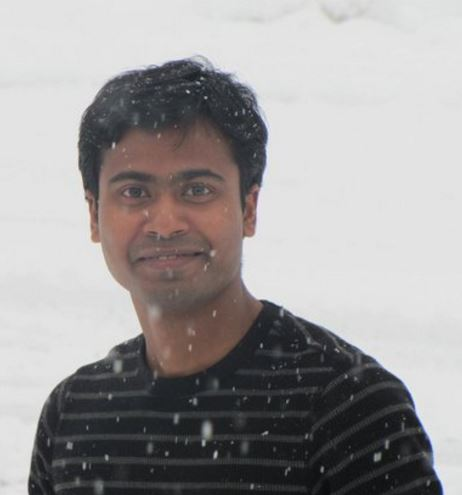
#> input picture haarfiles/Faces/image.JPG, 462 x 495 px, found by its file name
$ python haarcascade.py
#> lines starting #> are read from the running program, lines starting #| are printed output that depends on the picture; after the words box and inside, x2 and y2 are one past the last pixel; in counts of white or black regions, pixels touching at a corner belong together
# -*- coding: utf-8 -*-
"""
Created on Mon Sep 18 00:13:18 2017

@author: Charls

This is an eg of face and eyes detection using OpenCV haarCascade classifer api.
Here a Pre-built haar cascade xml is being used for face and eyes detection.
If you want to detect any custom object, you need to build your own classifer model and it generates an xml
and you can use that xml in the similar manner to detect in an image.

All it does is create a classifer model for face and eyes detection by loading the xml.
pass an face image to the model and it returns with detected x,y axis and creates a borders.

"""

import cv2
import numpy as np

face_cascade = cv2.CascadeClassifier('haarfiles/xml/haarcascade_frontalface_default.xml')

eye_cascade =  cv2.CascadeClassifier('haarfiles/xml/haarcascade_eye.xml')

img = cv2.imread('haarfiles/Faces/image.jpg', cv2.COLOR_BGR2GRAY)
#> img is the input picture: shape (495, 462, 3); mean B, G, R 155.2, 155, 157.9
faces = face_cascade.detectMultiScale(img, 1.3, 5)
#> faces = [[82, 123, 174, 174]]

for (x,y,w,h) in faces:
    cv2.rectangle(img,(x,y),(x+w,y+h),(255,0,0),2)
    eyes = eye_cascade.detectMultiScale(img, 1.3, 5)
    for (x,y,w,h) in eyes:
        cv2.rectangle(img,(x,y),(x+w,y+h),(255,0,0),2)
#> this loop made 1 pass
#> eyes on pass 1: [[112, 170, 45, 45], [172, 167, 46, 46]]
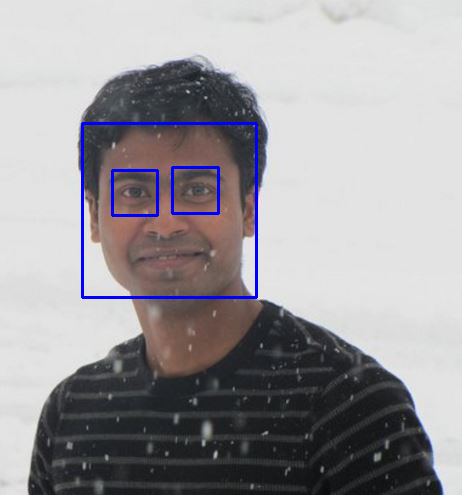
#> img: shape (495, 462, 3); 1.39% of pixels changed, all inside (x1, y1, x2, y2) = (81, 122, 258, 299)

cv2.imshow('img',img)
cv2.imwrite('haarfiles/Faces/face_eyes_detected_with_borders.png',img)

cv2.waitKey(0)
cv2.destroyAllWindows()
